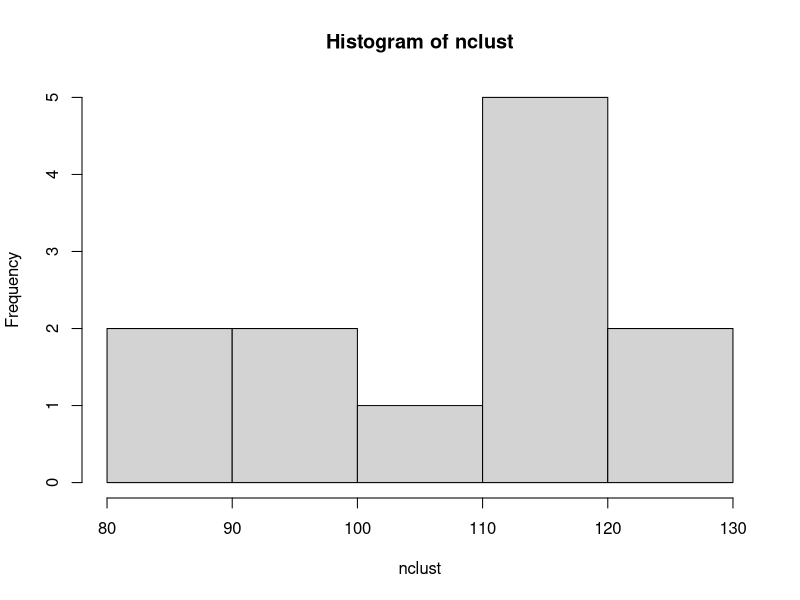
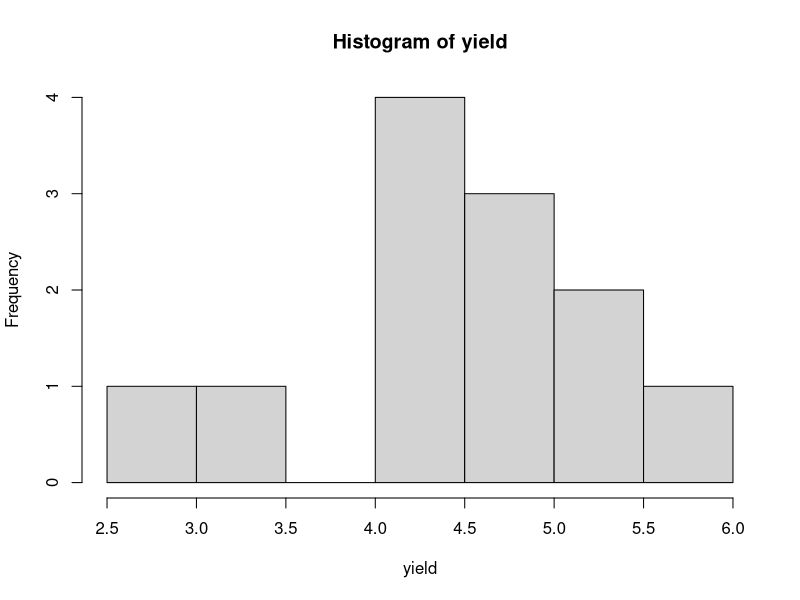
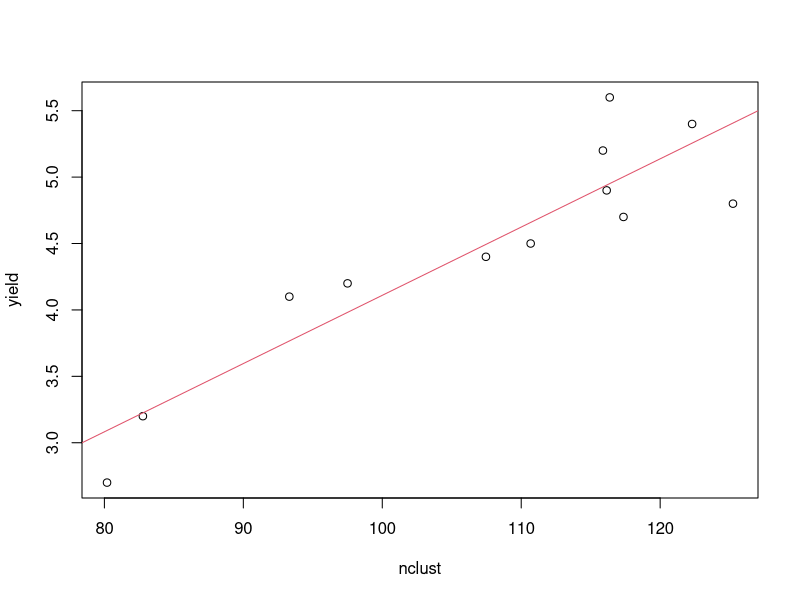
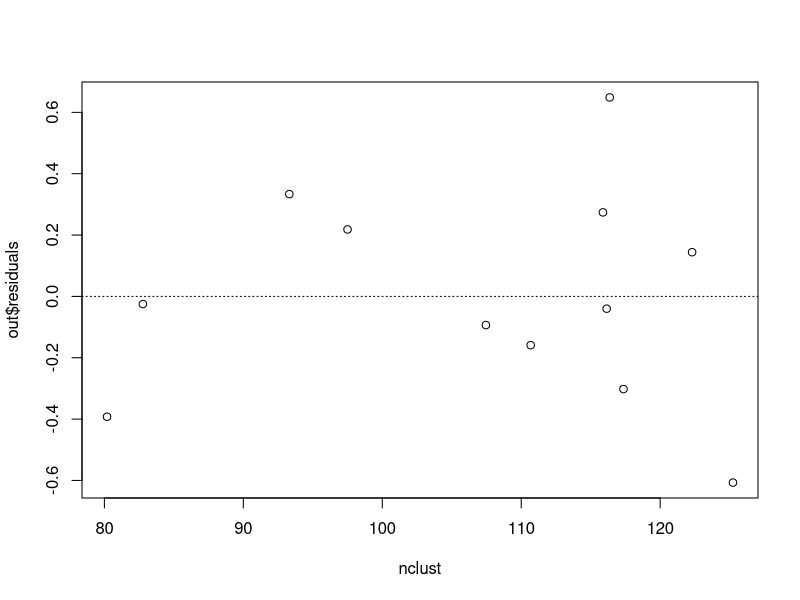

Generate these figures, in order, with R:

## ST512 -- Lab 01
## Author: Prof Ryan Martin (www4.stat.ncsu.edu/~rmartin)

# Part 1: Read in data 

grapes <- read.table(file="grapes.txt", header=TRUE)
nclust <- grapes$nclust
yield <- grapes$yield

# Part 2: Basic numerical summaries

mean(nclust)
mean(yield)

sd(nclust)
sd(yield)

summary(nclust)
summary(yield)

t.test(yield)

hist(nclust)
hist(yield)

# Part 3: Simple linear regression

plot(x=nclust, y=yield)
out <- lm(yield ~ nclust)
abline(out, col=2)
summary(out)
predict(out, data.frame(nclust=102), interval="conf")
plot(nclust, out$residuals); abline(h=0, lty=3)

